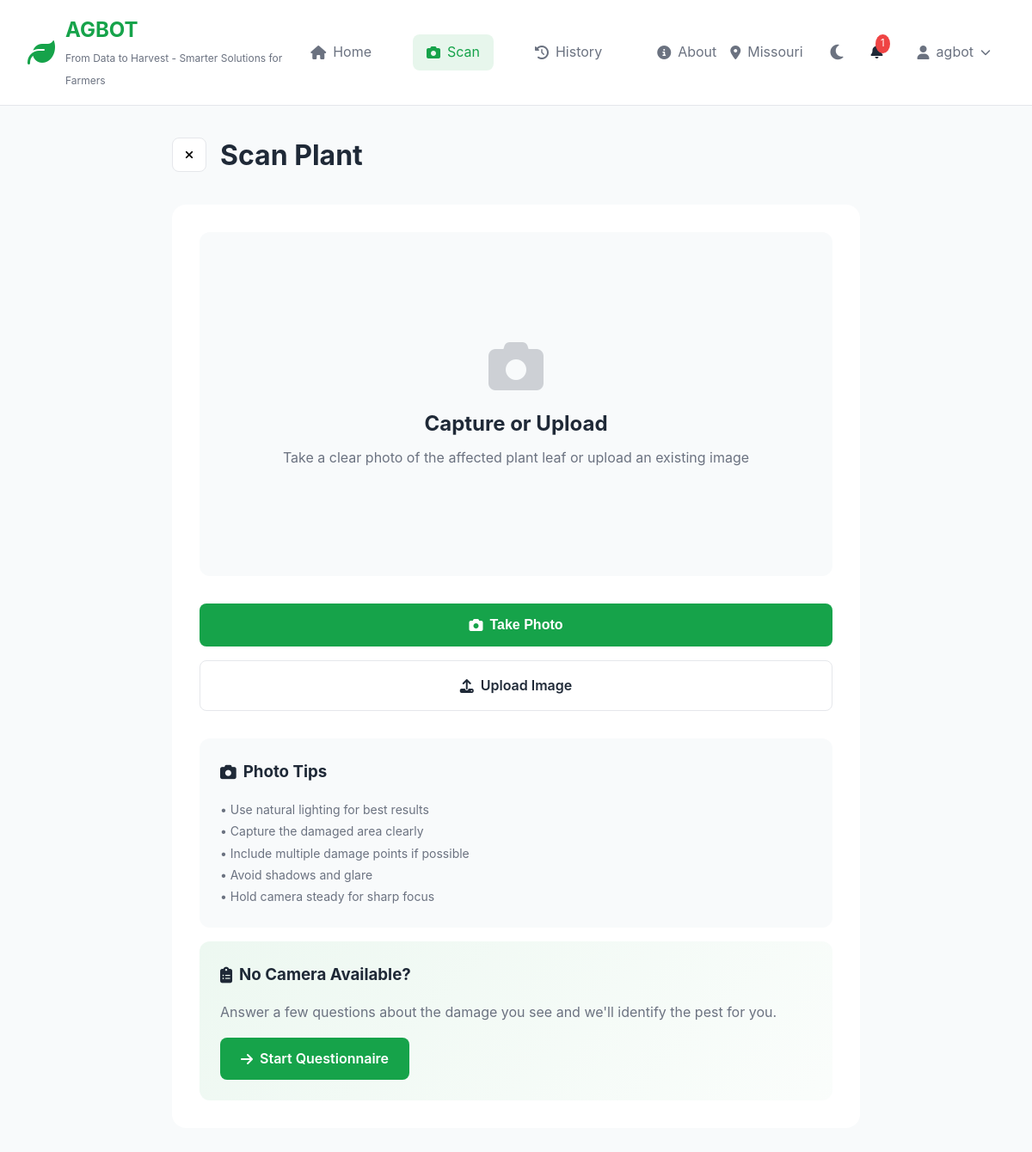
Page /scan (signed in) on the committed database.
### models.py (models this page shows, shortened)
class User(UserMixin, db.Model):
    __tablename__ = 'users'
    id = db.Column(db.Integer, primary_key=True)
    email = db.Column(db.String(120), unique=True, nullable=False, index=True)
    phone = db.Column(db.String(20), unique=True, nullable=True)
    password_hash = db.Column(db.String(255), nullable=False)
    name = db.Column(db.String(100), nullable=False)
    location = db.Column(db.String(100), nullable=True)
    language = db.Column(db.String(10), default='en')  # en, hi, es, sw, etc.
    units = db.Column(db.String(10), default='metric')  # metric or imperial
    theme = db.Column(db.String(20), default='emerald')  # emerald, forest, ocean, sunset
    farm_name = db.Column(db.String(100), nullable=True)
    farm_size = db.Column(db.String(50), nullable=True)
    crops = db.Column(db.Text, nullable=True)  # Comma-separated crop list
    notification_email = db.Column(db.Boolean, default=True)
    notification_push = db.Column(db.Boolean, default=True)
    created_at = db.Column(db.DateTime, default=datetime.utcnow)
    last_login = db.Column(db.DateTime)
    is_active = db.Column(db.Boolean, default=True)
    oauth_provider = db.Column(db.String(50), nullable=True)  # google, microsoft
    oauth_id = db.Column(db.String(255), nullable=True)
    scans = db.relationship('Scan', backref='user', lazy='dynamic', cascade='all, delete-orphan')
    feedbacks = db.relationship('Feedback', backref='user', lazy='dynamic', cascade='all, delete-orphan')

### app.py (the view)
@app.route('/scan')
def scan():
    return render_template('scan.html')

### app.py (called while the page is built, shortened)
@login_manager.user_loader
def load_user(user_id):
    return User.query.get(int(user_id))

@app.context_processor
def inject_translations():
    if current_user.is_authenticated and current_user.language:
        lang = current_user.language
    else:
        lang = session.get('language', request.args.get('lang', 'en'))
    if not lang or lang not in translations:
        lang = 'en'
    trans = translations.get(lang, translations['en'])
    class TranslationNamespace:
        def __init__(self, data):
            for key, value in data.items():
                if isinstance(value, dict):
                    setattr(self, key, TranslationNamespace(value))
                else:
                    setattr(self, key, value)
    t = TranslationNamespace(trans)
    return dict(lang=lang, t=t)

### templates/scan.html (shortened to what this page needs)
{% extends "base.html" %}
{% block content %}
<div class="scan-page">
    <div class="scan-header">
        <button class="back-button" onclick="history.back()">
            <i class="fas fa-times"></i>
        </button>
        <h1>Scan Plant</h1>
    </div>
    <div class="scan-container">
        <div class="camera-view" id="cameraView">
            <div class="camera-placeholder" id="cameraPlaceholder">
                <i class="fas fa-camera"></i>
                <h2>Capture or Upload</h2>
                <p>Take a clear photo of the affected plant leaf or upload an existing image</p>
            </div>
        </div>
        <div class="scan-controls">
            <button class="primary-button" id="takePhotoBtn">
                <i class="fas fa-camera"></i> Take Photo
            </button>
            <label for="fileInput" class="secondary-button">
                <i class="fas fa-upload"></i> Upload Image
            </label>
        </div>
        <div class="photo-tips">
            <h3><i class="fas fa-camera"></i> Photo Tips</h3>
            <ul>
                <li>• Use natural lighting for best results</li>
                <li>• Capture the damaged area clearly</li>
                <li>• Include multiple damage points if possible</li>
                <li>• Avoid shadows and glare</li>
                <li>• Hold camera steady for sharp focus</li>
            </ul>
        </div>
        <div class="photo-tips" style="margin-top: 1rem; background: linear-gradient(135deg, rgba(22,163,74,0.08), rgba(22,163,74,0.02)); border-color: rgba(22,163,74,0.3);">
            <h3><i class="fas fa-clipboard-list"></i> No Camera Available?</h3>
            <p style="margin: 0.5rem 0 1rem; color: var(--text-secondary);">Answer a few questions about the damage you see and we'll identify the pest for you.</p>
            <a href="/questionnaire" class="primary-button" style="display: inline-flex; text-decoration: none; padding: 0.75rem 1.5rem;">
                <i class="fas fa-arrow-right"></i> Start Questionnaire
            </a>
        </div>
    </div>
</div>
{% endblock %}

### templates/base.html (shortened to what this page needs)
<!DOCTYPE html>
<html lang="{{ lang }}" data-theme="{{ current_user.theme if current_user.is_authenticated and current_user.theme else 'light' }}">
<head>
    <link rel="stylesheet" href="{{ url_for('static', filename='css/style.css') }}">
    <link rel="stylesheet" href="https://cdnjs.cloudflare.com/ajax/libs/font-awesome/6.4.0/css/all.min.css">
</head>
<body>
    <nav class="navbar">
        <div class="nav-container">
            {% if current_user.is_authenticated %}
            <div class="nav-logo">
                <i class="fas fa-leaf"></i>
                <div>
                    <h2>{{ t.brand.name }}</h2>
                    <span>{{ t.brand.tagline }}</span>
                </div>
            </div>
            {% endif %}
            {% if current_user.is_authenticated %}
            <div class="nav-menu">
                <a href="{{ url_for('index') }}" class="nav-item {% if request.endpoint == 'index' %}active{% endif %}">
                    <i class="fas fa-home"></i> {{ t.nav.home }}
                </a>
                <a href="{{ url_for('scan') }}" class="nav-item {% if request.endpoint == 'scan' %}active{% endif %}">
                    <i class="fas fa-camera"></i> {{ t.nav.scan }}
                </a>
                <a href="{{ url_for('history') }}" class="nav-item {% if request.endpoint == 'history' %}active{% endif %}">
                    <i class="fas fa-history"></i> {{ t.nav.history }}
                </a>
                <a href="{{ url_for('about') }}" class="nav-item {% if request.endpoint == 'about' %}active{% endif %}">
                    <i class="fas fa-info-circle"></i> {{ t.nav.about }}
                </a>
            </div>
            {% endif %}
            <div class="nav-user">
                {% if current_user.is_authenticated %}
                <div class="location">
                    <i class="fas fa-map-marker-alt"></i> {{ current_user.location or 'Location' }}
                </div>
                <button class="theme-toggle" id="themeToggle" title="Toggle theme">
                    <i class="fas fa-moon"></i>
                </button>
                <div class="notifications">
                    <i class="fas fa-bell"></i>
                    <span class="badge">1</span>
                </div>
                <div class="user-dropdown">
                    <div class="user-profile" onclick="toggleUserMenu()">
                        <i class="fas fa-user"></i> {{ current_user.name }}
                        <i class="fas fa-chevron-down"></i>
                    </div>
                </div>
                {% endif %}
            </div>
        </div>
    </nav>
    <main class="content">
        {% block content %}{% endblock %}
    </main>
</body>
</html>

### static/css/style.css (style rules this page uses)
* { margin: 0; padding: 0; box-sizing: border-box; }
:root { --primary-color: #16a34a; --secondary-color: #ff6b35; --background: #f8fafb; --card-bg: #ffffff; --text-primary: #1f2937; --text-secondary: #6b7280; --border-color: #e5e7eb; --success: #10b981; --warning: #fbbf24; --danger: #ef4444; --info: #3b82f6; --shadow: rgba(0, 0, 0, 0.1); }
html { overflow-x: hidden; width: 100%; margin: 0; padding: 0; }
body { font-family: -apple-system, BlinkMacSystemFont, 'Segoe UI', Roboto, 'Helvetica Neue', Arial, sans-serif; background: var(--background); color: var(--text-primary); line-height: 1.6; overflow-x: hidden; width: 100%; max-width: 100%; margin: 0; padding: 0; }
.navbar { background: var(--card-bg); border-bottom: 1px solid var(--border-color); position: sticky; top: 0; z-index: 1000; }
.nav-container { max-width: 1400px; margin: 0 auto; padding: 1rem 2rem; display: flex; align-items: center; justify-content: space-between; }
.nav-logo { display: flex; align-items: center; gap: 0.75rem; }
.nav-logo i { font-size: 2rem; color: var(--primary-color); }
.nav-logo h2 { font-size: 1.5rem; font-weight: 700; color: var(--primary-color); }
.nav-logo span { font-size: 0.75rem; color: var(--text-secondary); }
.nav-menu { display: flex; gap: 2rem; }
.nav-item { display: flex; align-items: center; gap: 0.5rem; padding: 0.5rem 1rem; color: var(--text-secondary); text-decoration: none; border-radius: 0.5rem; transition: all 0.2s; white-space: nowrap; }
.nav-item.active { color: var(--primary-color); background: rgba(22, 163, 74, 0.1); }
.nav-user { display: flex; align-items: center; gap: 1.5rem; }
.location, .user-profile { display: flex; align-items: center; gap: 0.5rem; color: var(--text-secondary); }
.theme-toggle { background: none; border: none; color: var(--text-secondary); cursor: pointer; font-size: 1.25rem; padding: 0.5rem; border-radius: 0.5rem; transition: all 0.2s; display: flex; align-items: center; justify-content: center; }
.theme-toggle i { transition: transform 0.3s ease; }
.notifications { position: relative; cursor: pointer; }
.notifications .badge { position: absolute; top: -8px; right: -8px; background: var(--danger); color: white; font-size: 0.7rem; padding: 2px 6px; border-radius: 50%; }
.content { max-width: 1400px; margin: 0 auto; padding: 2rem; width: 100%; }
.scan-page { max-width: 800px; margin: 0 auto; }
.scan-header { display: flex; align-items: center; gap: 1rem; margin-bottom: 2rem; }
.back-button { width: 40px; height: 40px; border-radius: 0.5rem; border: 1px solid var(--border-color); background: white; display: flex; align-items: center; justify-content: center; cursor: pointer; transition: all 0.2s; }
.scan-container { background: var(--card-bg); border-radius: 1rem; padding: 2rem; }
.camera-view { width: 100%; height: 400px; background: var(--background); border-radius: 0.75rem; overflow: hidden; margin-bottom: 2rem; position: relative; }
.camera-placeholder { height: 100%; display: flex; flex-direction: column; align-items: center; justify-content: center; color: var(--text-secondary); }
.camera-placeholder i { font-size: 4rem; margin-bottom: 1rem; opacity: 0.3; }
.camera-placeholder h2 { font-size: 1.5rem; color: var(--text-primary); margin-bottom: 0.5rem; }
.scan-controls { display: flex; flex-direction: column; gap: 1rem; margin-bottom: 2rem; }
.primary-button, .secondary-button { padding: 1rem; border-radius: 0.5rem; font-weight: 600; display: flex; align-items: center; justify-content: center; gap: 0.5rem; cursor: pointer; transition: all 0.2s; border: none; font-size: 1rem; }
.primary-button { background: var(--primary-color); color: white; }
.secondary-button { background: white; color: var(--text-primary); border: 1px solid var(--border-color); }
.photo-tips { background: var(--background); padding: 1.5rem; border-radius: 0.75rem; }
.photo-tips h3 { display: flex; align-items: center; gap: 0.5rem; margin-bottom: 1rem; color: var(--text-primary); }
.photo-tips ul { list-style: none; color: var(--text-secondary); font-size: 0.875rem; line-height: 1.8; }
.user-dropdown { position: relative; }
.user-profile { display: flex; align-items: center; gap: 0.5rem; cursor: pointer; padding: 0.5rem 1rem; border-radius: 0.5rem; transition: background 0.2s; }
.user-profile i.fa-chevron-down { font-size: 0.75rem; transition: transform 0.3s; }

### rows in the picture
User: brand.name "AGBOT", location "Missouri", name "agbot"

### other values in the picture
{{ t.brand.tagline }} "From Data to Harvest - Smarter Solutions for Farmers"
{{ t.nav.home }} "Home"
{{ t.nav.scan }} "Scan"
{{ t.nav.history }} "History"
{{ t.nav.about }} "About"
